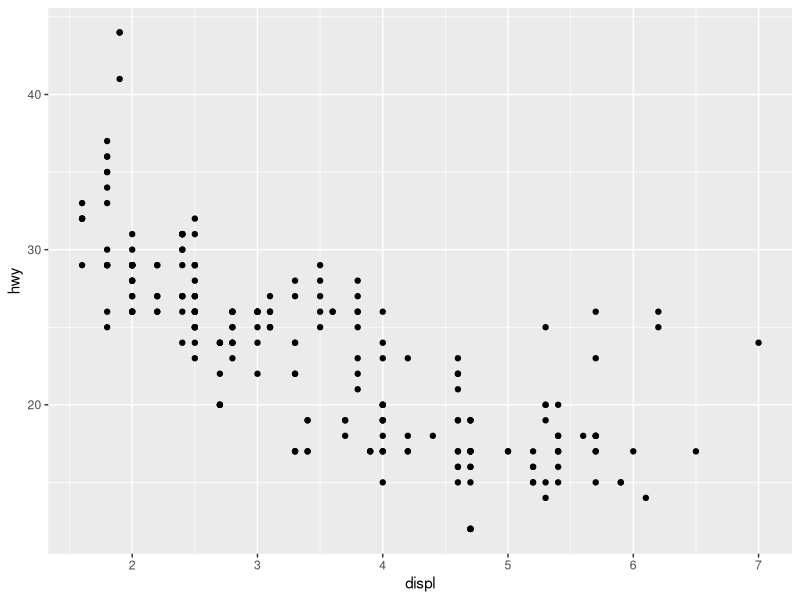
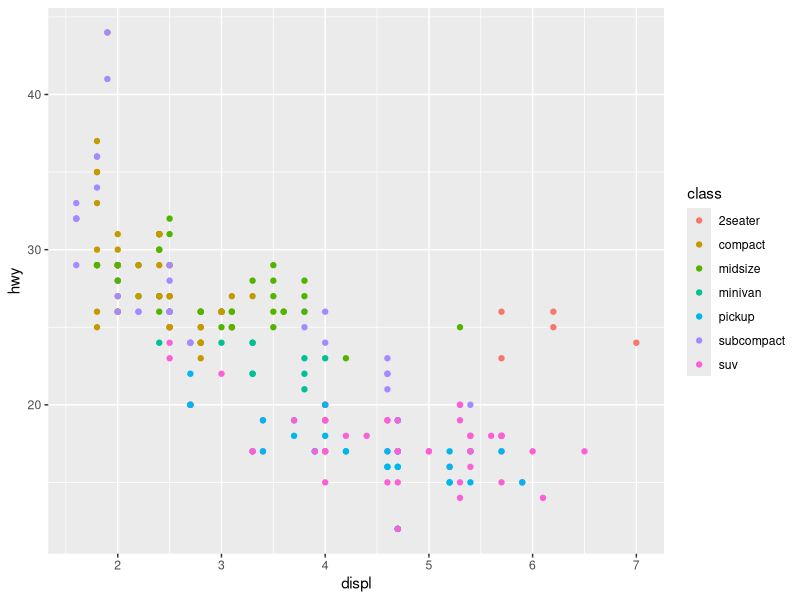
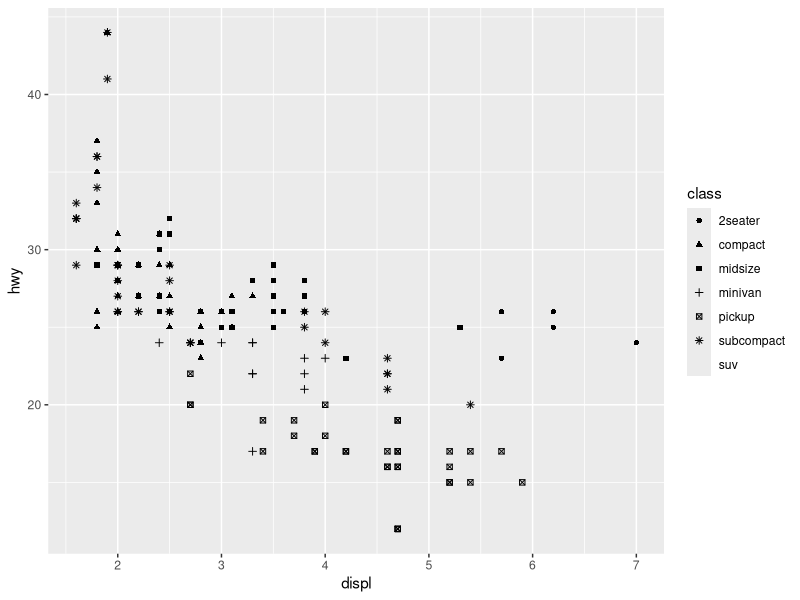
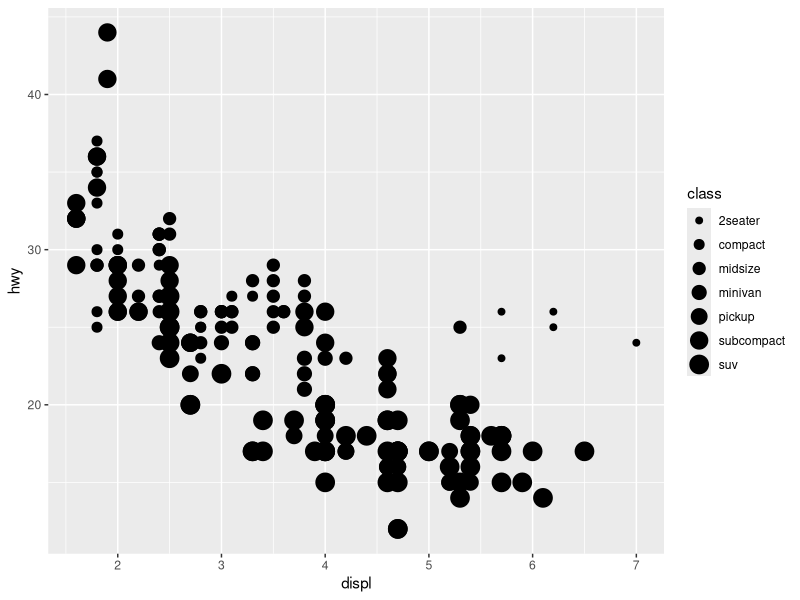
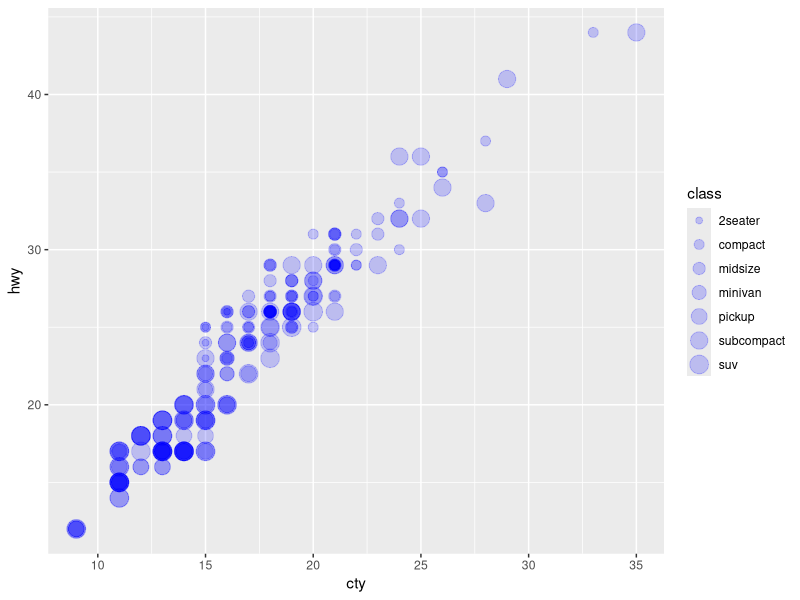
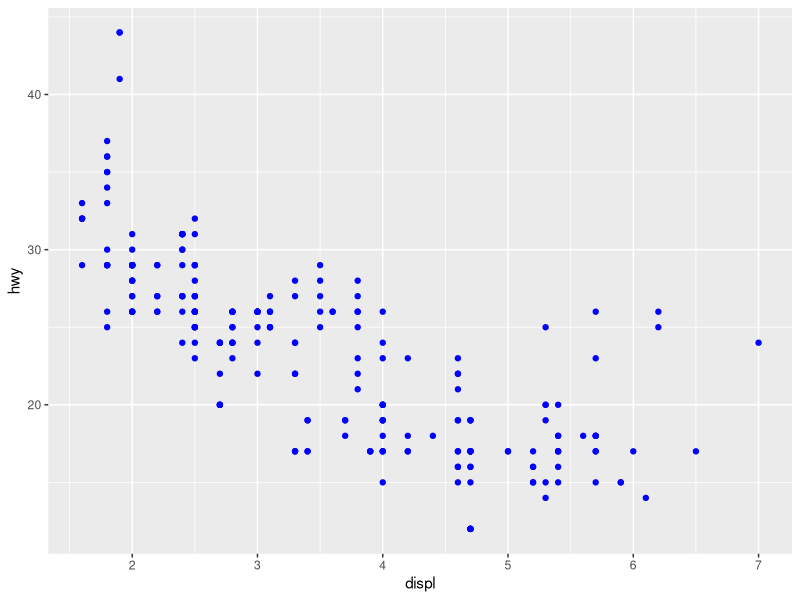
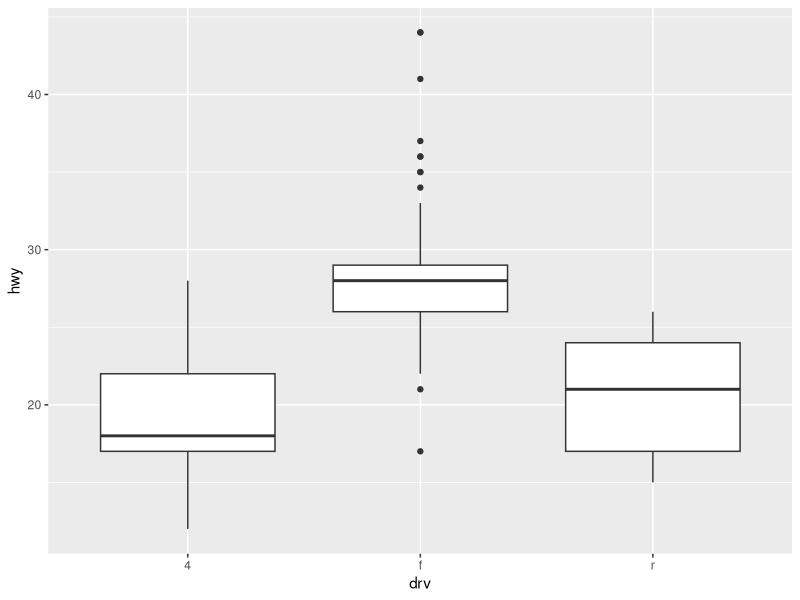
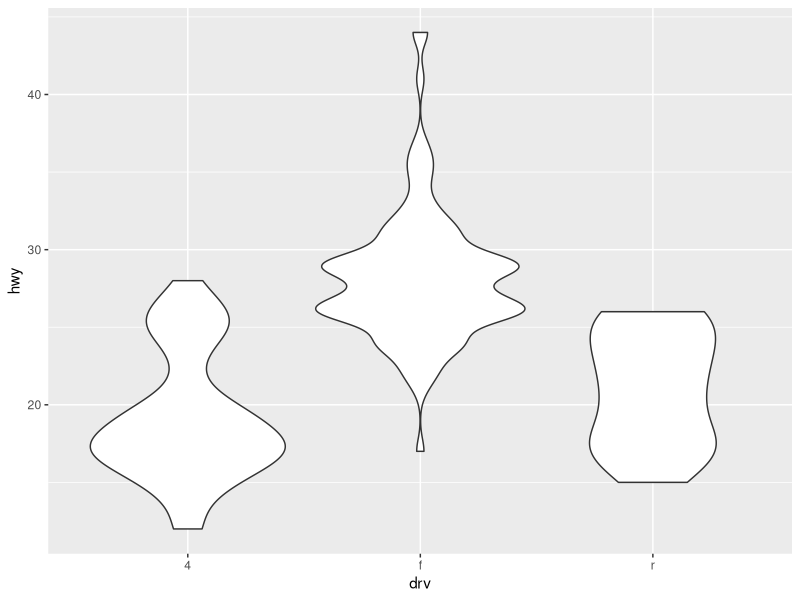

Write the R code that produced these figures, in order.
## ---- chunk 1
knitr::opts_chunk$set(echo = TRUE)
library(tidyverse)
## ---- chunk 2

#data(), 

g <- ggplot(data=mpg, aes(x=displ,y=hwy))
g + geom_point()


## ---- chunk 3

g + geom_point(aes(color=class))
# or ggplot(data=mpg, aes(x=displ,y=hwy, color=class)) +
#           geom_point() 
## ---- chunk 4

ggplot(data=mpg, aes(x=displ,y=hwy, shape=class)) +
  geom_point() 
## ---- chunk 5

ggplot(data=mpg, aes(x=displ,y=hwy, size=class)) +
  geom_point() 
## ---- chunk 6

ggplot(data=mpg, aes(x=cty,y=hwy, size=class)) +
  geom_point(alpha=0.2, color="blue") 
## ---- chunk 7
    ggplot(data = mpg)  + 
      geom_point(aes(x = displ, y = hwy), color = "blue")


## ---- chunk 8

ggplot(mpg, aes(x=drv,y=hwy))+
  geom_boxplot()

## ---- chunk 9

ggplot(mpg, aes(x=drv,y=hwy))+
  geom_violin()

## ---- chunk 10

ggplot(mpg) +
  geom_point(aes(x=displ,y=hwy)) +
  geom_smooth(aes(x=displ,y=hwy))

##redundent so you can simplify code

ggplot(mpg, aes(x=displ,y=hwy)) +
  geom_point() +
  geom_smooth() +
labs(title= "rellationship b/w engine size & MPG",
     x= "Highway MPG", 
     y= "Engine Disp.")+
  theme_bw()
  

## ---- chunk 11

#data(), 

g <- ggplot(data=mpg, aes(x=displ,y=hwy))
g + geom_point()


